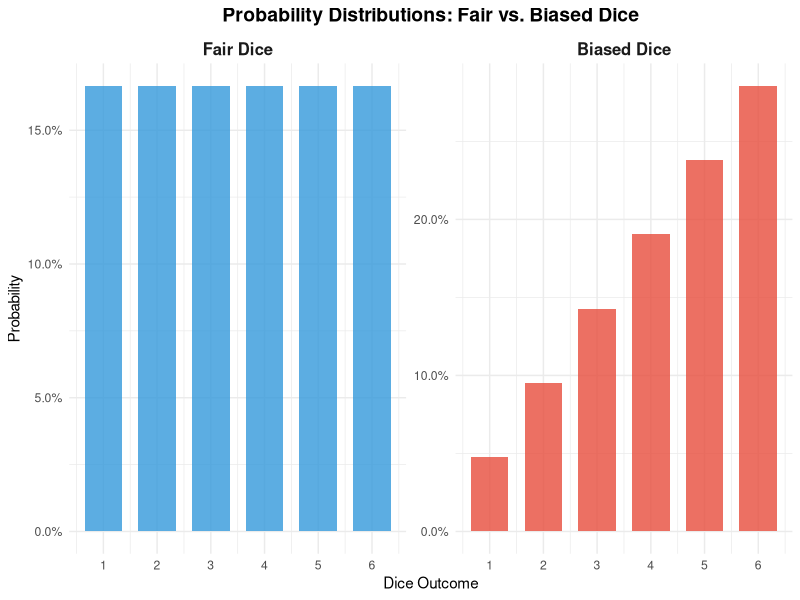
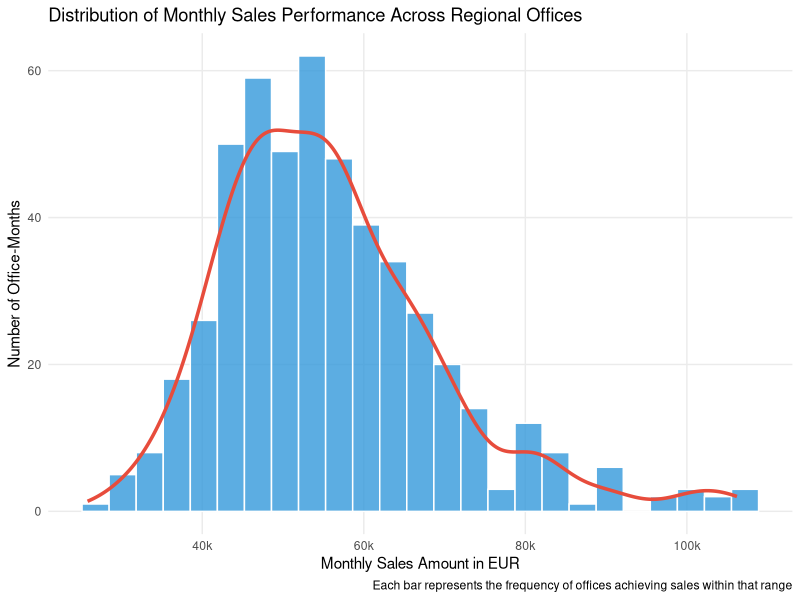
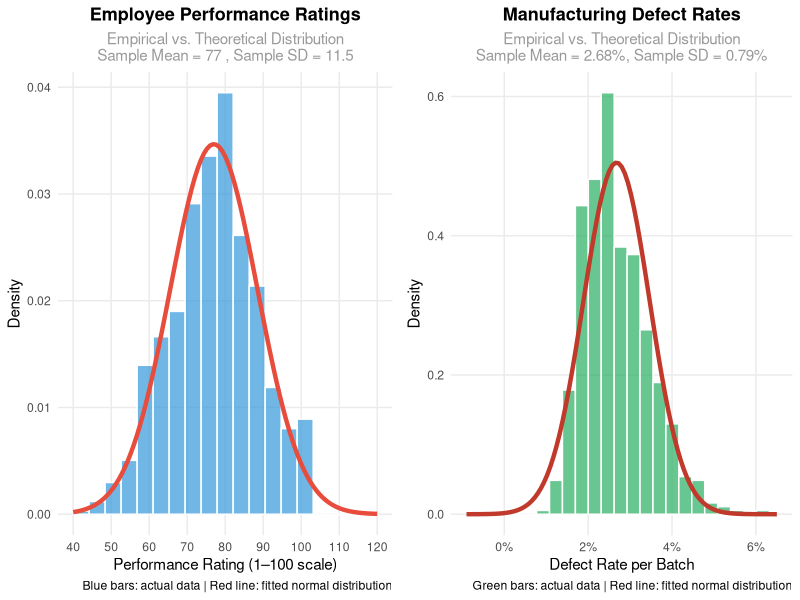
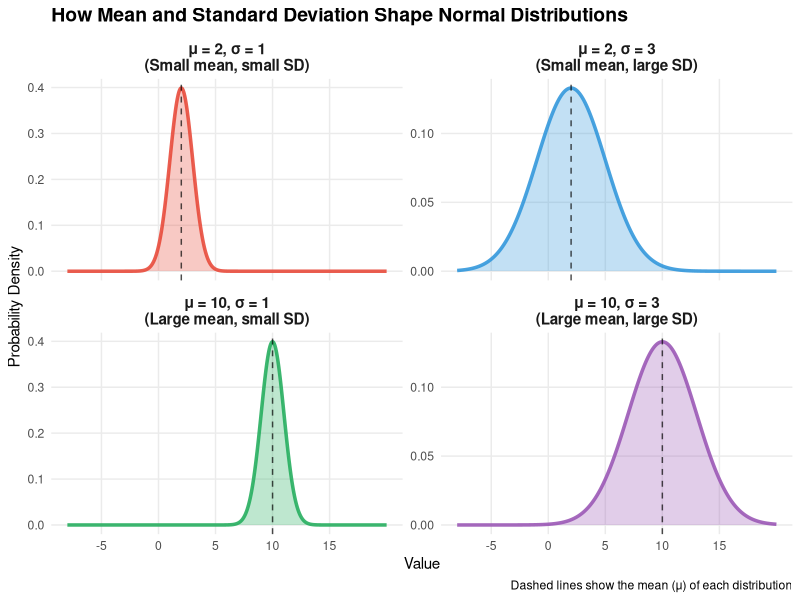
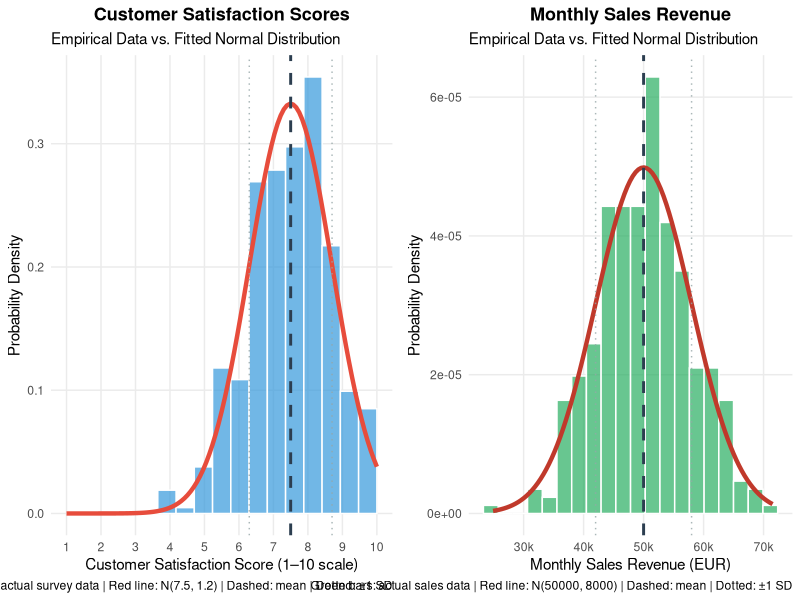

These charts were generated, in order, by the following R code:
## ---- chunk 1
#| code-summary: "Packages used for R examples"
#| message: false
#| warning: false
library(ggplot2)
library(dplyr)
library(tidyr)
library(stringr)
library(purrr)
library(ggpubr)
## ---- chunk 2
#| code-summary: "Discrete RV in R using sample()"

coin_outcomes_possible <- c("Heads", "Tails")
coin_outcomes_actual <- sample(x = coin_outcomes_possible, size = 10, replace = TRUE)

dice_outcomes_possible <- 1:6
dice_outcomes_actual <- sample(x = dice_outcomes_possible, size = 5, replace = TRUE)

# Sampling employees for a focus group (without replacement)
employee_ids <- 1:50
employee_sample <- sample(x = employee_ids, size = 8, replace = FALSE)
## ---- chunk 3
#| code-summary: "Using different probabilities in sample()"

purchase_outcomes <- c("No Purchase", "Small Purchase", "Large Purchase")
purchase_probabilities <- c(0.7, 0.2, 0.1)
purchases <- sample(x = purchase_outcomes, size = 100, replace = TRUE, prob = purchase_probabilities)
## ---- chunk 4
#| code-summary: "Fair vs. biased dice — two probability distributions"

fair_dice <- tibble(outcome = 1:6, probability = rep(1/6, 6), dice_type = "Fair Dice")
raw_probs <- 1:6
biased_dice <- tibble(outcome = 1:6, probability = raw_probs / sum(raw_probs), dice_type = "Biased Dice")

dice_data <- bind_rows(fair_dice, biased_dice) |>
  mutate(dice_type = factor(dice_type, levels = c("Fair Dice", "Biased Dice")))

ggplot(dice_data, aes(x = outcome, y = probability, fill = dice_type)) +
  geom_col(position = "dodge", width = 0.7, alpha = 0.8) +
  facet_wrap(~dice_type, scales = "free_y") +
  scale_x_continuous(breaks = 1:6) +
  scale_y_continuous(labels = scales::percent_format(accuracy = 0.1)) +
  labs(title = "Probability Distributions: Fair vs. Biased Dice",
    x = "Dice Outcome", y = "Probability") +
  theme_minimal() +
  theme(legend.position = "none", strip.text = element_text(size = 12, face = "bold"),
    plot.title = element_text(size = 14, face = "bold", hjust = 0.5)) +
  scale_fill_manual(values = c("Fair Dice" = "#3498db", "Biased Dice" = "#e74c3c"))
## ---- chunk 5
#| code-summary: "Distribution of monthly sales performance"

set.seed(123)
monthly_sales <- tibble(
  sales_amount = rnorm(n = 500, mean = 45000, sd = 8000) |>
    map_dbl(~ max(15000, .x + rexp(1, rate = 0.0001)))
) |>
  mutate(sales_amount = round(sales_amount / 100) * 100)

ggplot(monthly_sales, aes(x = sales_amount)) +
  geom_histogram(bins = 25, fill = "#3498db", color = "white", alpha = 0.8) +
  geom_density(aes(y = after_stat(density) * nrow(monthly_sales) *
      (max(monthly_sales$sales_amount) - min(monthly_sales$sales_amount)) / 25),
    color = "#e74c3c", linewidth = 1.2) +
  scale_x_continuous(
    labels = scales::label_number(scale = 1/1000, suffix = "k", accuracy = 1),
    breaks = scales::pretty_breaks(n = 6)) +
  labs(
    title = "Distribution of Monthly Sales Performance Across Regional Offices",
    x = "Monthly Sales Amount in EUR", y = "Number of Office-Months",
    caption = "Each bar represents the frequency of offices achieving sales within that range"
  ) +
  theme_minimal() +
  theme(panel.grid.minor = element_blank())
## ---- chunk 6
#| code-summary: "Empirical vs. theoretical normal: performance ratings and defect rates"

set.seed(123)
performance_data <- tibble(
  performance_rating = rnorm(n = 800, mean = 77, sd = 12) |>
    pmax(1) |> pmin(100) |> round()
)

sample_mean <- mean(performance_data$performance_rating)
sample_sd <- sd(performance_data$performance_rating)

p1 <- ggplot(performance_data, aes(x = performance_rating)) +
  geom_histogram(aes(y = after_stat(density)), bins = 20, fill = "#3498db", alpha = 0.7, color = "white") +
  stat_function(fun = dnorm, args = list(mean = sample_mean, sd = sample_sd),
    color = "#e74c3c", linewidth = 1.5) +
  scale_x_continuous(breaks = seq(40, 120, 10), limits = c(40, 120)) +
  labs(title = "Employee Performance Ratings",
    subtitle = paste("Empirical vs. Theoretical Distribution\nSample Mean =", round(sample_mean, 1), ", Sample SD =", round(sample_sd, 1)),
    x = "Performance Rating (1–100 scale)", y = "Density",
    caption = "Blue bars: actual data | Red line: fitted normal distribution") +
  theme_minimal() +
  theme(plot.title = element_text(size = 13, face = "bold", hjust = 0.5),
    plot.subtitle = element_text(size = 11, color = "gray60", hjust = 0.5),
    panel.grid.minor = element_blank())

set.seed(456)
defect_data <- tibble(
  defect_rate = exp(rnorm(n = 600, mean = log(2.5), sd = 0.3)) |> pmin(15) |> round(2)
)
defect_mean <- mean(defect_data$defect_rate)
defect_sd <- sd(defect_data$defect_rate)

p2 <- ggplot(defect_data, aes(x = defect_rate)) +
  geom_histogram(aes(y = after_stat(density)), bins = 25, fill = "#27ae60", alpha = 0.7, color = "white") +
  stat_function(fun = dnorm, args = list(mean = defect_mean, sd = defect_sd),
    color = "#c0392b", linewidth = 1.5) +
  scale_x_continuous(limits = c(-0.9, 6.5), breaks = seq(0, 6, 2),
    labels = function(x) paste0(x, "%")) +
  labs(title = "Manufacturing Defect Rates",
    subtitle = paste0("Empirical vs. Theoretical Distribution\nSample Mean = ", round(defect_mean, 2), "%, Sample SD = ", round(defect_sd, 2), "%"),
    x = "Defect Rate per Batch", y = "Density",
    caption = "Green bars: actual data | Red line: fitted normal distribution") +
  theme_minimal() +
  theme(plot.title = element_text(size = 13, face = "bold", hjust = 0.5),
    plot.subtitle = element_text(size = 11, color = "gray60", hjust = 0.5),
    panel.grid.minor = element_blank())

ggarrange(p1, p2, ncol = 2)
## ---- chunk 7
#| code-summary: "How mean and standard deviation shape normal distributions"

x_values <- seq(-10, 20, length.out = 1000)

distributions <- tibble(
  x = rep(x_values),
  density_1 = dnorm(x_values, mean = 2, sd = 1),
  density_2 = dnorm(x_values, mean = 2, sd = 3),
  density_3 = dnorm(x_values, mean = 10, sd = 1),
  density_4 = dnorm(x_values, mean = 10, sd = 3)
) |>
  pivot_longer(cols = starts_with("density_"), names_to = "distribution",
    values_to = "density", names_prefix = "density_") |>
  mutate(
    distribution_label = case_when(
      distribution == "1" ~ "μ = 2, σ = 1\n(Small mean, small SD)",
      distribution == "2" ~ "μ = 2, σ = 3\n(Small mean, large SD)",
      distribution == "3" ~ "μ = 10, σ = 1\n(Large mean, small SD)",
      distribution == "4" ~ "μ = 10, σ = 3\n(Large mean, large SD)"
    ),
    distribution_label = factor(distribution_label, levels = c(
      "μ = 2, σ = 1\n(Small mean, small SD)",
      "μ = 2, σ = 3\n(Small mean, large SD)",
      "μ = 10, σ = 1\n(Large mean, small SD)",
      "μ = 10, σ = 3\n(Large mean, large SD)"
    ))
  )

ggplot(distributions, aes(x = x, y = density)) +
  geom_line(aes(color = distribution_label), linewidth = 1.2, alpha = 0.9) +
  geom_area(aes(fill = distribution_label), alpha = 0.3) +
  geom_vline(
    data = tibble(
      distribution_label = factor(c(
        "μ = 2, σ = 1\n(Small mean, small SD)",
        "μ = 2, σ = 3\n(Small mean, large SD)",
        "μ = 10, σ = 1\n(Large mean, small SD)",
        "μ = 10, σ = 3\n(Large mean, large SD)"
      ), levels = c(
        "μ = 2, σ = 1\n(Small mean, small SD)",
        "μ = 2, σ = 3\n(Small mean, large SD)",
        "μ = 10, σ = 1\n(Large mean, small SD)",
        "μ = 10, σ = 3\n(Large mean, large SD)"
      )),
      mean_value = c(2, 2, 10, 10)
    ),
    aes(xintercept = mean_value), linetype = "dashed", color = "black", alpha = 0.7
  ) +
  facet_wrap(~distribution_label, scales = "free_y", ncol = 2) +
  scale_color_manual(values = c(
    "μ = 2, σ = 1\n(Small mean, small SD)" = "#e74c3c",
    "μ = 2, σ = 3\n(Small mean, large SD)" = "#3498db",
    "μ = 10, σ = 1\n(Large mean, small SD)" = "#27ae60",
    "μ = 10, σ = 3\n(Large mean, large SD)" = "#9b59b6"
  )) +
  scale_fill_manual(values = c(
    "μ = 2, σ = 1\n(Small mean, small SD)" = "#e74c3c",
    "μ = 2, σ = 3\n(Small mean, large SD)" = "#3498db",
    "μ = 10, σ = 1\n(Large mean, small SD)" = "#27ae60",
    "μ = 10, σ = 3\n(Large mean, large SD)" = "#9b59b6"
  )) +
  scale_x_continuous(breaks = seq(-5, 15, 5), limits = c(-8, 20)) +
  labs(title = "How Mean and Standard Deviation Shape Normal Distributions",
    x = "Value", y = "Probability Density",
    caption = "Dashed lines show the mean (μ) of each distribution") +
  theme_minimal() +
  theme(legend.position = "none", strip.text = element_text(size = 11, face = "bold"),
    plot.title = element_text(size = 14, face = "bold"), panel.grid.minor = element_blank())
## ---- chunk 8
#| code-summary: "Fitting normal distributions to two business examples"

set.seed(789)
customer_satisfaction <- tibble(
  satisfaction_score = rnorm(n = 400, mean = 7.5, sd = 1.2) |>
    pmax(1) |> pmin(10) |> round(1)
)

monthly_sales <- tibble(
  sales_revenue = rnorm(n = 350, mean = 50000, sd = 8000) |> pmax(10000) |> round(-2)
)

p1 <- ggplot(customer_satisfaction, aes(x = satisfaction_score)) +
  geom_histogram(aes(y = after_stat(density)), bins = 18, fill = "#3498db", alpha = 0.7, color = "white", boundary = 1) +
  stat_function(fun = dnorm, args = list(mean = 7.5, sd = 1.2), color = "#e74c3c", linewidth = 1.5) +
  geom_vline(xintercept = 7.5, color = "#2c3e50", linetype = "dashed", linewidth = 1) +
  geom_vline(xintercept = c(7.5 - 1.2, 7.5 + 1.2), color = "#95a5a6", linetype = "dotted", alpha = 0.8) +
  scale_x_continuous(breaks = 1:10, limits = c(1, 10)) +
  labs(title = "Customer Satisfaction Scores",
    subtitle = "Empirical Data vs. Fitted Normal Distribution",
    x = "Customer Satisfaction Score (1–10 scale)", y = "Probability Density",
    caption = "Blue bars: actual survey data | Red line: N(7.5, 1.2) | Dashed: mean | Dotted: ±1 SD") +
  theme_minimal() +
  theme(plot.title = element_text(size = 13, face = "bold", hjust = 0.5),
    panel.grid.minor = element_blank())

p2 <- ggplot(monthly_sales, aes(x = sales_revenue)) +
  geom_histogram(aes(y = after_stat(density)), bins = 20, fill = "#27ae60", alpha = 0.7, color = "white") +
  stat_function(fun = dnorm, args = list(mean = 50000, sd = 8000), color = "#c0392b", linewidth = 1.5) +
  geom_vline(xintercept = 50000, color = "#2c3e50", linetype = "dashed", linewidth = 1) +
  geom_vline(xintercept = c(50000 - 8000, 50000 + 8000), color = "#95a5a6", linetype = "dotted", alpha = 0.8) +
  scale_x_continuous(
    labels = scales::label_number(scale = 1/1000, suffix = "k", accuracy = 1),
    breaks = scales::pretty_breaks(n = 6)) +
  labs(title = "Monthly Sales Revenue",
    subtitle = "Empirical Data vs. Fitted Normal Distribution",
    x = "Monthly Sales Revenue (EUR)", y = "Probability Density",
    caption = "Green bars: actual sales data | Red line: N(50000, 8000) | Dashed: mean | Dotted: ±1 SD") +
  theme_minimal() +
  theme(plot.title = element_text(size = 13, face = "bold", hjust = 0.5),
    panel.grid.minor = element_blank())

ggarrange(p1, p2, ncol = 2)
